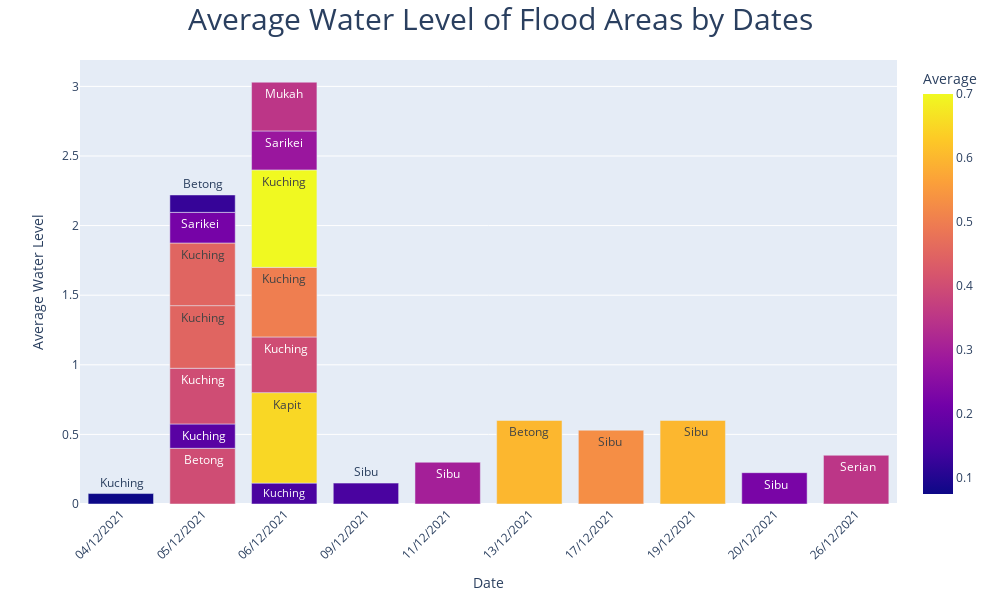

This figure's notebook cell:
### Code cell
import plotly
import plotly.express as px

colors = plotly.colors.qualitative.Prism

fig = px.bar(DID_December, DID_December['Date'], y=DID_December['Average'],
             color=DID_December['Average'], barmode='stack',
             text=DID_December['District'],
             color_discrete_sequence=colors)

fig.update_layout(title = {'text': "Average Water Level of Flood Areas by Dates",
                           'x':0.5, 'xanchor': 'center'},
                  title_font_size=30,
                  legend=dict(yanchor="bottom", y=0.0, 
                              xanchor="right", x=1.2),
                  legend_font_size=16, 
                  xaxis_title = 'Date', 
                  yaxis_title ='Average Water Level',
                  xaxis_tickangle=-45,
                  width = 1000, height = 600)

# Don't forget to remove from update_traces
fig.update_traces(textfont_size=12)

### Figure 1 — Plotly figure (JSON) as saved in the notebook; plotly's stock layout.template omitted (floating-point values rounded to 4 significant figures)
{"data": [{"alignmentgroup": "True", "hovertemplate": "Date=%{x}<br>Average=%{marker.color}<br>District=%{text}<extra></extra>", "legendgroup": "", "marker": {"color": [0.075, 0.4, 0.175, 0.4, 0.45, 0.45, 0.22, 0.125, 0.15, 0.65, 0.4, 0.5, 0.7, 0.28, 0.35, 0.15, 0.3, 0.6, 0.53, 0.6, 0.225, 0.35], "coloraxis": "coloraxis", "pattern": {"shape": ""}}, "name": "", "offsetgroup": "", "orientation": "v", "showlegend": false, "text": [" Kuching", " Betong", " Kuching", "Kuching", "Kuching", "Kuching", "Sarikei  ", "Betong", "Kuching", "  Kapit", " Kuching", "Kuching", "Kuching", "Sarikei", "Mukah", "Sibu", "Sibu", "Betong", " Sibu  ", "  Sibu", " Sibu", " Serian"], "textfont": {"size": 12}, "textposition": "auto", "type": "bar", "x": ["04/12/2021", "05/12/2021", "05/12/2021", "05/12/2021", "05/12/2021", "05/12/2021", "05/12/2021", "05/12/2021", "06/12/2021", "06/12/2021", "06/12/2021", "06/12/2021", "06/12/2021", "06/12/2021", "06/12/2021", "09/12/2021", "11/12/2021", "13/12/2021", "17/12/2021", "19/12/2021", "20/12/2021", "26/12/2021"], "xaxis": "x", "y": [0.075, 0.4, 0.175, 0.4, 0.45, 0.45, 0.22, 0.125, 0.15, 0.65, 0.4, 0.5, 0.7, 0.28, 0.35, 0.15, 0.3, 0.6, 0.53, 0.6, 0.225, 0.35], "yaxis": "y"}], "layout": {"barmode": "stack", "coloraxis": {"colorbar": {"title": {"text": "Average"}}, "colorscale": [[0, "#0d0887"], [0.1111, "#46039f"], [0.2222, "#7201a8"], [0.3333, "#9c179e"], [0.4444, "#bd3786"], [0.5556, "#d8576b"], [0.6667, "#ed7953"], [0.7778, "#fb9f3a"], [0.8889, "#fdca26"], [1, "#f0f921"]]}, "height": 600, "legend": {"font": {"size": 16}, "tracegroupgap": 0, "x": 1.2, "xanchor": "right", "y": 0, "yanchor": "bottom"}, "margin": {"t": 60}, "title": {"font": {"size": 30}, "text": "Average Water Level of Flood Areas by Dates", "x": 0.5, "xanchor": "center"}, "width": 1000, "xaxis": {"anchor": "y", "domain": [0, 1], "tickangle": -45, "title": {"text": "Date"}}, "yaxis": {"anchor": "x", "domain": [0, 1], "title": {"text": "Average Water Level"}}}}
